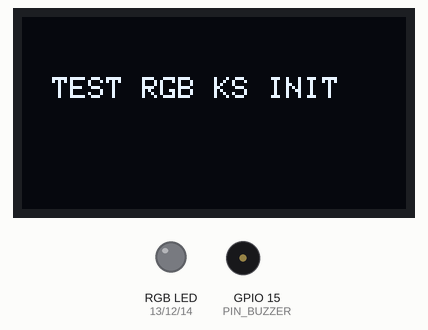
A sketch run on a simulated ESP32. Parts: 128×64 one-colour display, an RGB LED mixed from three pins (HIGH = lit), buzzer (waves = sounding, pin HIGH).

Above: at 0.1 s.
At 1.1 s:
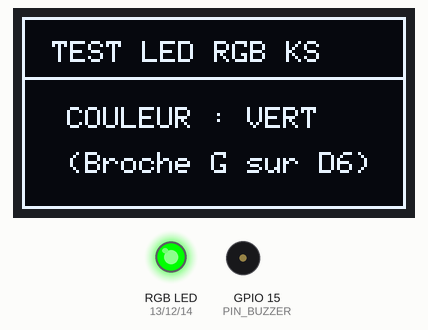
At 2.4 s:
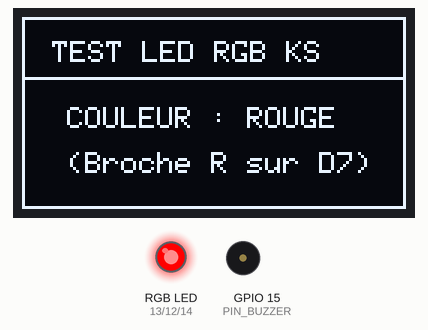
At 3.6 s:
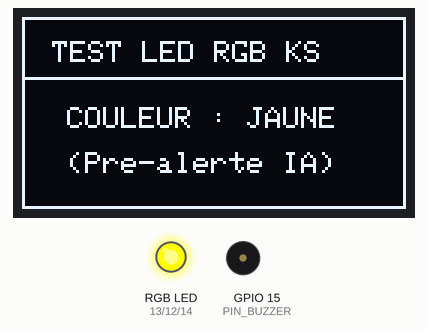
At 4.81 s:
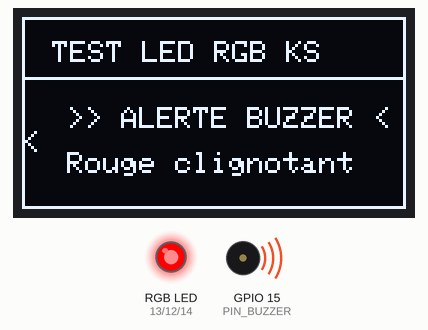
At 5.6 s:
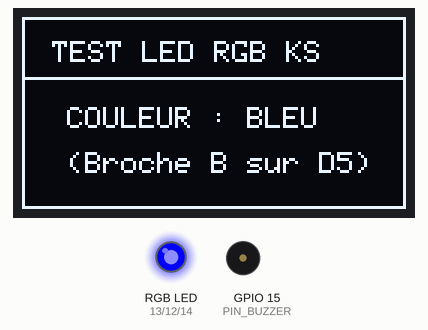
Timing chart, 0 to 40.0 s (numbered marks = the images above):
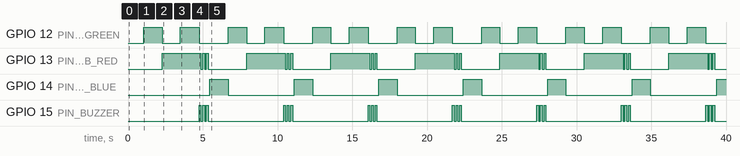

Measured:
- by itself, GPIO 12 (PIN_RGB_GREEN): repeats every 5.6 s: LOW 1.2 s, HIGH 1.3 s, LOW 1.9 s, HIGH 1.2 s
- by itself, GPIO 13 (PIN_RGB_RED): repeats every 5.6 s: 2 × (LOW 0.12 s, HIGH 0.12 s), LOW 2.6 s, HIGH 2.6 s
- by itself, GPIO 14 (PIN_RGB_BLUE): alternates HIGH for 1.2 s and LOW for 4.4 s
- by itself, GPIO 15 (PIN_BUZZER): repeats every 5.6 s: 2 × (LOW 0.12 s, HIGH 0.12 s), LOW 5.0 s, HIGH 0.12 s
- what the display in image 1 shows lasts 1.2 s, from 1.1 s to 2.3 s

The sketch:

test_safe_actuators.ino
```cpp
#include <Arduino.h>
#include <Wire.h>
#include <Adafruit_GFX.h>
#include <Adafruit_SSD1306.h>

#define SCREEN_WIDTH 128
#define SCREEN_HEIGHT 64
#define OLED_RESET -1
#define SCREEN_ADDRESS 0x3C

// Broches I2C
#define PIN_SCL 5 // D1 (GPIO5)
#define PIN_SDA 4 // D2 (GPIO4)

// MODULE LED RGB KS (Cathode Commune)
#define PIN_RGB_BLUE   14 // D5 (GPIO14) -> Broche B
#define PIN_RGB_GREEN  12 // D6 (GPIO12) -> Broche G
#define PIN_RGB_RED    13 // D7 (GPIO13) -> Broche R

// BUZZER YXDZ
#define PIN_BUZZER     15 // D8 (GPIO15)

Adafruit_SSD1306 display(SCREEN_WIDTH, SCREEN_HEIGHT, &Wire, OLED_RESET);

int stepState = 0;

void setRgbColor(bool r, bool g, bool b) {
  digitalWrite(PIN_RGB_RED, r ? HIGH : LOW);
  digitalWrite(PIN_RGB_GREEN, g ? HIGH : LOW);
  digitalWrite(PIN_RGB_BLUE, b ? HIGH : LOW);
}

void setup() {
  Serial.begin(115200);

  pinMode(PIN_RGB_RED, OUTPUT);
  pinMode(PIN_RGB_GREEN, OUTPUT);
  pinMode(PIN_RGB_BLUE, OUTPUT);
  pinMode(PIN_BUZZER, OUTPUT);

  setRgbColor(false, false, false);
  digitalWrite(PIN_BUZZER, LOW);

  Wire.begin(PIN_SDA, PIN_SCL);
  display.begin(SSD1306_SWITCHCAPVCC, SCREEN_ADDRESS);
  display.clearDisplay();
  display.setTextSize(1);
  display.setTextColor(SSD1306_WHITE);
  display.setCursor(10, 20);
  display.println("TEST RGB KS INIT");
  display.display();
  delay(1000);
}

void loop() {
  stepState = (stepState + 1) % 5;

  display.clearDisplay();
  display.drawRect(0, 0, 128, 64, SSD1306_WHITE);
  display.setCursor(10, 8);
  display.print("TEST LED RGB KS");
  display.drawLine(0, 20, 127, 20, SSD1306_WHITE);

  if (stepState == 0) {
    // 1. BLEU
    setRgbColor(false, false, true);
    digitalWrite(PIN_BUZZER, LOW);

    display.setCursor(15, 30);
    display.print("COULEUR : BLEU");
    display.setCursor(15, 45);
    display.print("(Broche B sur D5)");
    display.display();
    delay(1200);

  } else if (stepState == 1) {
    // 2. VERT
    setRgbColor(false, true, false);
    digitalWrite(PIN_BUZZER, LOW);

    display.setCursor(15, 30);
    display.print("COULEUR : VERT");
    display.setCursor(15, 45);
    display.print("(Broche G sur D6)");
    display.display();
    delay(1200);

  } else if (stepState == 2) {
    // 3. ROUGE
    setRgbColor(true, false, false);
    digitalWrite(PIN_BUZZER, LOW);

    display.setCursor(15, 30);
    display.print("COULEUR : ROUGE");
    display.setCursor(15, 45);
    display.print("(Broche R sur D7)");
    display.display();
    delay(1200);

  } else if (stepState == 3) {
    // 4. JAUNE (Rouge + Vert)
    setRgbColor(true, true, false);
    digitalWrite(PIN_BUZZER, LOW);

    display.setCursor(15, 30);
    display.print("COULEUR : JAUNE");
    display.setCursor(15, 45);
    display.print("(Pre-alerte IA)");
    display.display();
    delay(1200);

  } else if (stepState == 4) {
    // 5. ROUGE CLIGNOTANT + BUZZER
    display.setCursor(15, 30);
    display.print(">> ALERTE BUZZER <<");
    display.setCursor(15, 45);
    display.print("Rouge clignotant");
    display.display();

    for (int i = 0; i < 3; i++) {
      setRgbColor(true, false, false);
      digitalWrite(PIN_BUZZER, HIGH);
      delay(120);
      setRgbColor(false, false, false);
      digitalWrite(PIN_BUZZER, LOW);
      delay(120);
    }
  }
}
```
